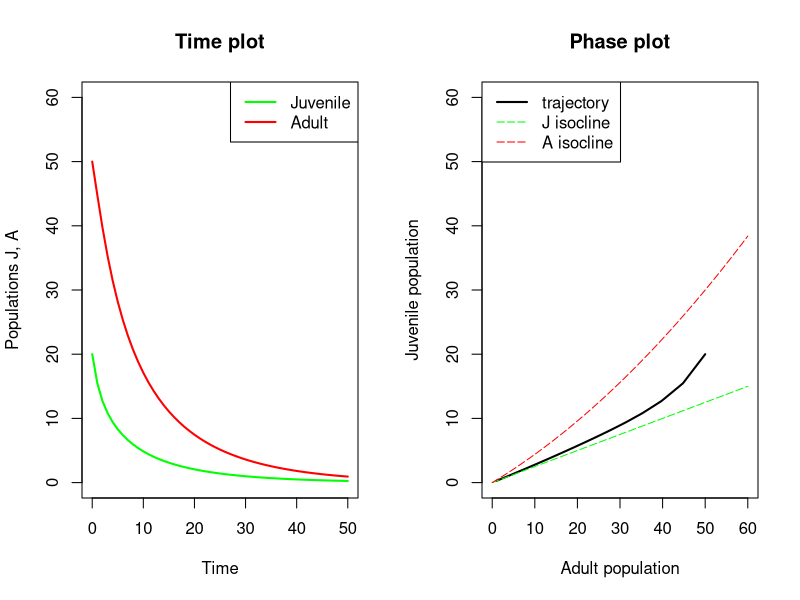

This chart was generated by the following R code:
library(deSolve)

age_population <- function(t, JA, P) {
  # extract vector content
  J <- JA[1]
  A <- JA[2]
  
  # calculate the growth rates:
  dJdt <- P$b * A - P$g * J - P$mu_j * J
  dAdt <- P$g * J - P$mu_0 * (1 + P$c * A) * A
  
  # output
  list(c(dJdt, dAdt))
}

# set the vector of time-points for the output
timevec <- seq(0, 50, by=1)

# list of parameters
P <- list(b = 0.2,
          g = 0.5,
          mu_j = 0.3,
          mu_0 = 0.2,
          c = 0.01)

# initial parameters
JA0 <- c(J=20, A=50)

# call the ode function
out <- ode(y = JA0, func = age_population, times = timevec, parms = P)

par(mfrow = c(1,2))
maxPop <- max(out[,3], out[,2]) * 1.2;
#ploting populations in time plots
plot(out[,1], out[,2], type='l', col='green', main = 'Time plot',
     xlab='Time', ylab='Populations J, A', lwd = 2, ylim= c(0,maxPop))
lines(out[,1], out[,3], col='red', lwd = 2)
legend('topright', legend = c('Juvenile','Adult'),
       lty=c(1,1), col=c('green','red'), lwd = c(2,2))

#ploting phase-plane plot (J vs. A)
plot(out[,3], out[,2], type='l', main = 'Phase plot',
     xlab = 'Adult population', ylab='Juvenile population',
     xlim = c(0,maxPop), ylim=c(0,maxPop), lwd = 2)

#add isoclines
isocline1 <- function(vec, P){
  line1 <- P$b*vec/(P$g+P$mu_j);
  line1;
}
isocline2 <- function(vec, P){
  line2 <- (P$mu_0*vec + P$mu_0 * P$c * vec**2) / P$g;
  line2;
}
vec <- seq(0,maxPop)
lines (vec, isocline1(vec, P), col = 'green', lty = 5)
lines(vec, isocline2(vec, P), col = 'red', lty = 5)

legend('topleft', legend = c('trajectory', 'J isocline','A isocline'),
       col=c('black','green','red'), lwd = c(2,1,1), lty = c(1,5,5))
